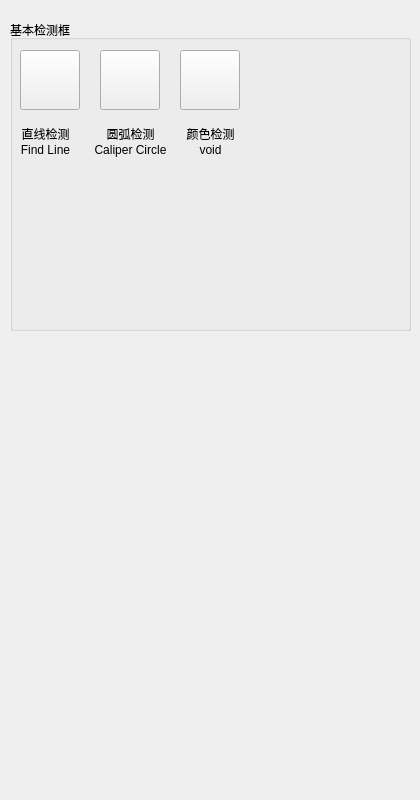
<?xml version="1.0" encoding="UTF-8"?>
<ui version="4.0">
 <class>InspWindowSelectWidget</class>
 <widget class="QWidget" name="InspWindowSelectWidget">
  <property name="geometry">
   <rect>
    <x>0</x>
    <y>0</y>
    <width>420</width>
    <height>800</height>
   </rect>
  </property>
  <property name="windowTitle">
   <string>InspWindowSelectWidget</string>
  </property>
  <widget class="QGroupBox" name="groupBox">
   <property name="geometry">
    <rect>
     <x>10</x>
     <y>20</y>
     <width>401</width>
     <height>311</height>
    </rect>
   </property>
   <property name="title">
    <string>基本检测框</string>
   </property>
   <widget class="QPushButton" name="btnVoidInspWindow">
    <property name="geometry">
     <rect>
      <x>170</x>
      <y>30</y>
      <width>60</width>
      <height>60</height>
     </rect>
    </property>
    <property name="text">
     <string/>
    </property>
    <property name="icon">
     <iconset>
      <normaloff>Image/InspVoid.png</normaloff>
      <normalon>Image/InspVoid.png</normalon>Image/InspVoid.png</iconset>
    </property>
    <property name="iconSize">
     <size>
      <width>60</width>
      <height>60</height>
     </size>
    </property>
   </widget>
   <widget class="QLabel" name="labelVoidInspWindow">
    <property name="geometry">
     <rect>
      <x>170</x>
      <y>100</y>
      <width>61</width>
      <height>41</height>
     </rect>
    </property>
    <property name="text">
     <string>颜色检测  void</string>
    </property>
    <property name="alignment">
     <set>Qt::AlignCenter</set>
    </property>
    <property name="wordWrap">
     <bool>true</bool>
    </property>
   </widget>
   <widget class="QPushButton" name="btnFindLineWindow">
    <property name="geometry">
     <rect>
      <x>10</x>
      <y>30</y>
      <width>60</width>
      <height>60</height>
     </rect>
    </property>
    <property name="text">
     <string/>
    </property>
    <property name="icon">
     <iconset>
      <normaloff>Image/CaliperLine.png</normaloff>Image/CaliperLine.png</iconset>
    </property>
    <property name="iconSize">
     <size>
      <width>60</width>
      <height>60</height>
     </size>
    </property>
   </widget>
   <widget class="QLabel" name="labelCaliperLineWindow">
    <property name="geometry">
     <rect>
      <x>0</x>
      <y>100</y>
      <width>71</width>
      <height>41</height>
     </rect>
    </property>
    <property name="text">
     <string>直线检测 Find Line</string>
    </property>
    <property name="alignment">
     <set>Qt::AlignCenter</set>
    </property>
    <property name="wordWrap">
     <bool>true</bool>
    </property>
   </widget>
   <widget class="QPushButton" name="btnCaliperCircleWindow">
    <property name="geometry">
     <rect>
      <x>90</x>
      <y>30</y>
      <width>60</width>
      <height>60</height>
     </rect>
    </property>
    <property name="text">
     <string/>
    </property>
    <property name="icon">
     <iconset>
      <normaloff>Image/CaliperCircle.png</normaloff>Image/CaliperCircle.png</iconset>
    </property>
    <property name="iconSize">
     <size>
      <width>60</width>
      <height>60</height>
     </size>
    </property>
   </widget>
   <widget class="QLabel" name="labelCaliperLineWindow_2">
    <property name="geometry">
     <rect>
      <x>80</x>
      <y>100</y>
      <width>81</width>
      <height>41</height>
     </rect>
    </property>
    <property name="text">
     <string>圆弧检测 Caliper Circle</string>
    </property>
    <property name="alignment">
     <set>Qt::AlignCenter</set>
    </property>
    <property name="wordWrap">
     <bool>true</bool>
    </property>
   </widget>
  </widget>
 </widget>
 <layoutdefault spacing="6" margin="11"/>
 <resources>
  <include location="VisionDetect.qrc"/>
 </resources>
 <connections/>
</ui>
